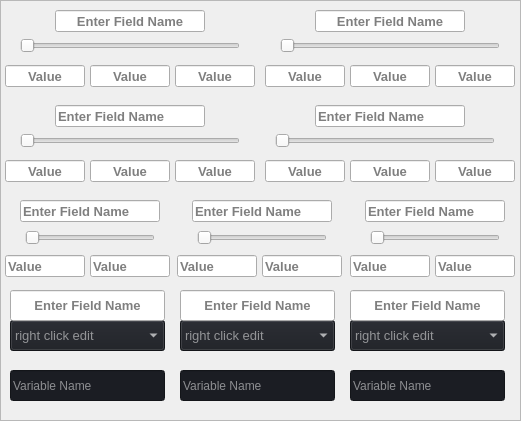
        <widget class="QFrame" name="frame_meta_object">
         <property name="geometry">
          <rect>
           <x>474</x>
           <y>320</y>
           <width>521</width>
           <height>421</height>
          </rect>
         </property>
         <property name="styleSheet">
          <string notr="true">#frame_meta_object{
border: 1px solid rgb(170, 170, 255);
border-radius:15px;}
</string>
         </property>
         <property name="frameShape">
          <enum>QFrame::StyledPanel</enum>
         </property>
         <property name="frameShadow">
          <enum>QFrame::Raised</enum>
         </property>
         <widget class="QFrame" name="frame_11">
          <property name="geometry">
           <rect>
            <x>265</x>
            <y>100</y>
            <width>250</width>
            <height>91</height>
           </rect>
          </property>
          <property name="font">
           <font>
            <family>Segoe UI</family>
           </font>
          </property>
          <property name="styleSheet">
           <string notr="true"/>
          </property>
          <property name="frameShape">
           <enum>QFrame::NoFrame</enum>
          </property>
          <property name="frameShadow">
           <enum>QFrame::Raised</enum>
          </property>
          <widget class="QSlider" name="triple_meta_4">
           <property name="geometry">
            <rect>
             <x>10</x>
             <y>30</y>
             <width>220</width>
             <height>22</height>
            </rect>
           </property>
           <property name="font">
            <font>
             <family>Segoe UI</family>
            </font>
           </property>
           <property name="maximum">
            <number>2</number>
           </property>
           <property name="pageStep">
            <number>1</number>
           </property>
           <property name="orientation">
            <enum>Qt::Horizontal</enum>
           </property>
          </widget>
          <widget class="QLineEdit" name="le_meta_triple_name_4">
           <property name="geometry">
            <rect>
             <x>50</x>
             <y>5</y>
             <width>150</width>
             <height>22</height>
            </rect>
           </property>
           <property name="font">
            <font>
             <pointsize>10</pointsize>
             <bold>true</bold>
            </font>
           </property>
           <property name="text">
            <string/>
           </property>
           <property name="placeholderText">
            <string>Enter Field Name</string>
           </property>
          </widget>
          <widget class="QLineEdit" name="le_meta_triple_4_value_0">
           <property name="geometry">
            <rect>
             <x>0</x>
             <y>60</y>
             <width>80</width>
             <height>22</height>
            </rect>
           </property>
           <property name="font">
            <font>
             <pointsize>10</pointsize>
             <bold>true</bold>
            </font>
           </property>
           <property name="text">
            <string/>
           </property>
           <property name="alignment">
            <set>Qt::AlignCenter</set>
           </property>
           <property name="placeholderText">
            <string>Value</string>
           </property>
          </widget>
          <widget class="QLineEdit" name="le_meta_triple_4_value_1">
           <property name="geometry">
            <rect>
             <x>85</x>
             <y>60</y>
             <width>80</width>
             <height>22</height>
            </rect>
           </property>
           <property name="font">
            <font>
             <pointsize>10</pointsize>
             <bold>true</bold>
            </font>
           </property>
           <property name="text">
            <string/>
           </property>
           <property name="alignment">
            <set>Qt::AlignCenter</set>
           </property>
           <property name="placeholderText">
            <string>Value</string>
           </property>
          </widget>
          <widget class="QLineEdit" name="le_meta_triple_4_value_2">
           <property name="geometry">
            <rect>
             <x>170</x>
             <y>60</y>
             <width>80</width>
             <height>22</height>
            </rect>
           </property>
           <property name="font">
            <font>
             <pointsize>10</pointsize>
             <bold>true</bold>
            </font>
           </property>
           <property name="text">
            <string/>
           </property>
           <property name="alignment">
            <set>Qt::AlignCenter</set>
           </property>
           <property name="placeholderText">
            <string>Value</string>
           </property>
          </widget>
         </widget>
         <widget class="InteractiveCombo" name="cmb_meta_1">
          <property name="geometry">
           <rect>
            <x>10</x>
            <y>320</y>
            <width>155</width>
            <height>31</height>
           </rect>
          </property>
          <property name="font">
           <font>
            <family>Segoe UI</family>
            <pointsize>10</pointsize>
           </font>
          </property>
          <property name="styleSheet">
           <string notr="true">QComboBox { color: white;background-color: rgb(27, 29, 35);}
QComboBox QAbstractItemView {
  color: white;background-color: rgb(27, 29, 35);
}</string>
          </property>
          <property name="currentText">
           <string notr="true"/>
          </property>
          <property name="placeholderText">
           <string>right click edit</string>
          </property>
         </widget>
         <widget class="QLineEdit" name="le_meta_cmb_name_1">
          <property name="geometry">
           <rect>
            <x>10</x>
            <y>290</y>
            <width>155</width>
            <height>31</height>
           </rect>
          </property>
          <property name="font">
           <font>
            <pointsize>10</pointsize>
            <bold>true</bold>
           </font>
          </property>
          <property name="text">
           <string/>
          </property>
          <property name="alignment">
           <set>Qt::AlignCenter</set>
          </property>
          <property name="placeholderText">
           <string>Enter Field Name</string>
          </property>
         </widget>
         <widget class="InteractiveCombo" name="cmb_meta_2">
          <property name="geometry">
           <rect>
            <x>180</x>
            <y>320</y>
            <width>155</width>
            <height>31</height>
           </rect>
          </property>
          <property name="font">
           <font>
            <family>Segoe UI</family>
            <pointsize>10</pointsize>
           </font>
          </property>
          <property name="styleSheet">
           <string notr="true">QComboBox { color: white;background-color: rgb(27, 29, 35);}
QComboBox QAbstractItemView {
  color: white;background-color: rgb(27, 29, 35);
}</string>
          </property>
          <property name="currentText">
           <string notr="true"/>
          </property>
          <property name="placeholderText">
           <string>right click edit</string>
          </property>
         </widget>
         <widget class="QLineEdit" name="le_meta_cmb_name_2">
          <property name="geometry">
           <rect>
            <x>180</x>
            <y>290</y>
            <width>155</width>
            <height>31</height>
           </rect>
          </property>
          <property name="font">
           <font>
            <pointsize>10</pointsize>
            <bold>true</bold>
           </font>
          </property>
          <property name="text">
           <string/>
          </property>
          <property name="alignment">
           <set>Qt::AlignCenter</set>
          </property>
          <property name="placeholderText">
           <string>Enter Field Name</string>
          </property>
         </widget>
         <widget class="InteractiveCombo" name="cmb_meta_3">
          <property name="geometry">
           <rect>
            <x>350</x>
            <y>320</y>
            <width>155</width>
            <height>31</height>
           </rect>
          </property>
          <property name="font">
           <font>
            <family>Segoe UI</family>
            <pointsize>10</pointsize>
           </font>
          </property>
          <property name="styleSheet">
           <string notr="true">QComboBox { color: white;background-color: rgb(27, 29, 35);}
QComboBox QAbstractItemView {
  color: white;background-color: rgb(27, 29, 35);
}</string>
          </property>
          <property name="currentText">
           <string notr="true"/>
          </property>
          <property name="placeholderText">
           <string>right click edit</string>
          </property>
         </widget>
         <widget class="QLineEdit" name="le_meta_cmb_name_3">
          <property name="geometry">
           <rect>
            <x>350</x>
            <y>290</y>
            <width>155</width>
            <height>31</height>
           </rect>
          </property>
          <property name="font">
           <font>
            <pointsize>10</pointsize>
            <bold>true</bold>
           </font>
          </property>
          <property name="text">
           <string/>
          </property>
          <property name="alignment">
           <set>Qt::AlignCenter</set>
          </property>
          <property name="placeholderText">
           <string>Enter Field Name</string>
          </property>
         </widget>
         <widget class="QLineEdit" name="le_meta_input_txt_1">
          <property name="geometry">
           <rect>
            <x>10</x>
            <y>370</y>
            <width>155</width>
            <height>31</height>
           </rect>
          </property>
          <property name="styleSheet">
           <string notr="true">color: white;background-color: rgb(27, 29, 35);</string>
          </property>
          <property name="placeholderText">
           <string>Variable Name</string>
          </property>
         </widget>
         <widget class="QFrame" name="frame_12">
          <property name="geometry">
           <rect>
            <x>5</x>
            <y>100</y>
            <width>250</width>
            <height>91</height>
           </rect>
          </property>
          <property name="font">
           <font>
            <family>Segoe UI</family>
           </font>
          </property>
          <property name="styleSheet">
           <string notr="true"/>
          </property>
          <property name="frameShape">
           <enum>QFrame::NoFrame</enum>
          </property>
          <property name="frameShadow">
           <enum>QFrame::Raised</enum>
          </property>
          <widget class="QSlider" name="triple_meta_3">
           <property name="geometry">
            <rect>
             <x>15</x>
             <y>30</y>
             <width>220</width>
             <height>22</height>
            </rect>
           </property>
           <property name="font">
            <font>
             <family>Segoe UI</family>
            </font>
           </property>
           <property name="maximum">
            <number>2</number>
           </property>
           <property name="pageStep">
            <number>1</number>
           </property>
           <property name="orientation">
            <enum>Qt::Horizontal</enum>
           </property>
          </widget>
          <widget class="QLineEdit" name="le_meta_triple_name_3">
           <property name="geometry">
            <rect>
             <x>50</x>
             <y>5</y>
             <width>150</width>
             <height>22</height>
            </rect>
           </property>
           <property name="font">
            <font>
             <pointsize>10</pointsize>
             <bold>true</bold>
            </font>
           </property>
           <property name="text">
            <string/>
           </property>
           <property name="placeholderText">
            <string>Enter Field Name</string>
           </property>
          </widget>
          <widget class="QLineEdit" name="le_meta_triple_3_value_0">
           <property name="geometry">
            <rect>
             <x>0</x>
             <y>60</y>
             <width>80</width>
             <height>22</height>
            </rect>
           </property>
           <property name="font">
            <font>
             <pointsize>10</pointsize>
             <bold>true</bold>
            </font>
           </property>
           <property name="text">
            <string/>
           </property>
           <property name="alignment">
            <set>Qt::AlignCenter</set>
           </property>
           <property name="placeholderText">
            <string>Value</string>
           </property>
          </widget>
          <widget class="QLineEdit" name="le_meta_triple_3_value_1">
           <property name="geometry">
            <rect>
             <x>85</x>
             <y>60</y>
             <width>80</width>
             <height>22</height>
            </rect>
           </property>
           <property name="font">
            <font>
             <pointsize>10</pointsize>
             <bold>true</bold>
            </font>
           </property>
           <property name="text">
            <string/>
           </property>
           <property name="alignment">
            <set>Qt::AlignCenter</set>
           </property>
           <property name="placeholderText">
            <string>Value</string>
           </property>
          </widget>
          <widget class="QLineEdit" name="le_meta_triple_3_value_2">
           <property name="geometry">
            <rect>
             <x>170</x>
             <y>60</y>
             <width>80</width>
             <height>22</height>
            </rect>
           </property>
           <property name="font">
            <font>
             <pointsize>10</pointsize>
             <bold>true</bold>
            </font>
           </property>
           <property name="text">
            <string/>
           </property>
           <property name="alignment">
            <set>Qt::AlignCenter</set>
           </property>
           <property name="placeholderText">
            <string>Value</string>
           </property>
          </widget>
         </widget>
         <widget class="QLineEdit" name="le_meta_input_txt_2">
          <property name="geometry">
           <rect>
            <x>180</x>
            <y>370</y>
            <width>155</width>
            <height>31</height>
           </rect>
          </property>
          <property name="styleSheet">
           <string notr="true">color: white;background-color: rgb(27, 29, 35);</string>
          </property>
          <property name="placeholderText">
           <string>Variable Name</string>
          </property>
         </widget>
         <widget class="QLineEdit" name="le_meta_input_txt_3">
          <property name="geometry">
           <rect>
            <x>350</x>
            <y>370</y>
            <width>155</width>
            <height>31</height>
           </rect>
          </property>
          <property name="styleSheet">
           <string notr="true">color: white;background-color: rgb(27, 29, 35);</string>
          </property>
          <property name="placeholderText">
           <string>Variable Name</string>
          </property>
         </widget>
         <widget class="QFrame" name="frame_8">
          <property name="geometry">
           <rect>
            <x>5</x>
            <y>200</y>
            <width>170</width>
            <height>81</height>
           </rect>
          </property>
          <property name="font">
           <font>
            <family>Segoe UI</family>
           </font>
          </property>
          <property name="styleSheet">
           <string notr="true"/>
          </property>
          <property name="frameShape">
           <enum>QFrame::NoFrame</enum>
          </property>
          <property name="frameShadow">
           <enum>QFrame::Raised</enum>
          </property>
          <widget class="QSlider" name="duo_meta_1">
           <property name="geometry">
            <rect>
             <x>20</x>
             <y>27</y>
             <width>130</width>
             <height>22</height>
            </rect>
           </property>
           <property name="font">
            <font>
             <family>Segoe UI</family>
            </font>
           </property>
           <property name="maximum">
            <number>1</number>
           </property>
           <property name="orientation">
            <enum>Qt::Horizontal</enum>
           </property>
          </widget>
          <widget class="QLineEdit" name="le_meta_duo_name_1">
           <property name="geometry">
            <rect>
             <x>15</x>
             <y>0</y>
             <width>140</width>
             <height>22</height>
            </rect>
           </property>
           <property name="font">
            <font>
             <pointsize>10</pointsize>
             <bold>true</bold>
            </font>
           </property>
           <property name="text">
            <string/>
           </property>
           <property name="placeholderText">
            <string>Enter Field Name</string>
           </property>
          </widget>
          <widget class="QLineEdit" name="le_meta_duo_1_value_0">
           <property name="geometry">
            <rect>
             <x>0</x>
             <y>55</y>
             <width>80</width>
             <height>22</height>
            </rect>
           </property>
           <property name="font">
            <font>
             <pointsize>10</pointsize>
             <bold>true</bold>
            </font>
           </property>
           <property name="text">
            <string/>
           </property>
           <property name="placeholderText">
            <string>Value</string>
           </property>
          </widget>
          <widget class="QLineEdit" name="le_meta_duo_1_value_1">
           <property name="geometry">
            <rect>
             <x>85</x>
             <y>55</y>
             <width>80</width>
             <height>22</height>
            </rect>
           </property>
           <property name="font">
            <font>
             <pointsize>10</pointsize>
             <bold>true</bold>
            </font>
           </property>
           <property name="text">
            <string/>
           </property>
           <property name="placeholderText">
            <string>Value</string>
           </property>
          </widget>
         </widget>
         <widget class="QFrame" name="frame_9">
          <property name="geometry">
           <rect>
            <x>177</x>
            <y>200</y>
            <width>170</width>
            <height>81</height>
           </rect>
          </property>
          <property name="font">
           <font>
            <family>Segoe UI</family>
           </font>
          </property>
          <property name="styleSheet">
           <string notr="true"/>
          </property>
          <property name="frameShape">
           <enum>QFrame::NoFrame</enum>
          </property>
          <property name="frameShadow">
           <enum>QFrame::Raised</enum>
          </property>
          <widget class="QSlider" name="duo_meta_2">
           <property name="geometry">
            <rect>
             <x>20</x>
             <y>27</y>
             <width>130</width>
             <height>22</height>
            </rect>
           </property>
           <property name="font">
            <font>
             <family>Segoe UI</family>
            </font>
           </property>
           <property name="maximum">
            <number>1</number>
           </property>
           <property name="orientation">
            <enum>Qt::Horizontal</enum>
           </property>
          </widget>
          <widget class="QLineEdit" name="le_meta_duo_name_2">
           <property name="geometry">
            <rect>
             <x>15</x>
             <y>0</y>
             <width>140</width>
             <height>22</height>
            </rect>
           </property>
           <property name="font">
            <font>
             <pointsize>10</pointsize>
             <bold>true</bold>
            </font>
           </property>
           <property name="text">
            <string/>
           </property>
           <property name="placeholderText">
            <string>Enter Field Name</string>
           </property>
          </widget>
          <widget class="QLineEdit" name="le_meta_duo_2_value_0">
           <property name="geometry">
            <rect>
             <x>0</x>
             <y>55</y>
             <width>80</width>
             <height>22</height>
            </rect>
           </property>
           <property name="font">
            <font>
             <pointsize>10</pointsize>
             <bold>true</bold>
            </font>
           </property>
           <property name="text">
            <string/>
           </property>
           <property name="placeholderText">
            <string>Value</string>
           </property>
          </widget>
          <widget class="QLineEdit" name="le_meta_duo_2_value_1">
           <property name="geometry">
            <rect>
             <x>85</x>
             <y>55</y>
             <width>80</width>
             <height>22</height>
            </rect>
           </property>
           <property name="font">
            <font>
             <pointsize>10</pointsize>
             <bold>true</bold>
            </font>
           </property>
           <property name="text">
            <string/>
           </property>
           <property name="placeholderText">
            <string>Value</string>
           </property>
          </widget>
         </widget>
         <widget class="QFrame" name="frame_13">
          <property name="geometry">
           <rect>
            <x>350</x>
            <y>200</y>
            <width>165</width>
            <height>81</height>
           </rect>
          </property>
          <property name="font">
           <font>
            <family>Segoe UI</family>
           </font>
          </property>
          <property name="styleSheet">
           <string notr="true"/>
          </property>
          <property name="frameShape">
           <enum>QFrame::NoFrame</enum>
          </property>
          <property name="frameShadow">
           <enum>QFrame::Raised</enum>
          </property>
          <widget class="QSlider" name="duo_meta_3">
           <property name="geometry">
            <rect>
             <x>20</x>
             <y>27</y>
             <width>130</width>
             <height>22</height>
            </rect>
           </property>
           <property name="font">
            <font>
             <family>Segoe UI</family>
            </font>
           </property>
           <property name="maximum">
            <number>1</number>
           </property>
           <property name="orientation">
            <enum>Qt::Horizontal</enum>
           </property>
          </widget>
          <widget class="QLineEdit" name="le_meta_duo_name_3">
           <property name="geometry">
            <rect>
             <x>15</x>
             <y>0</y>
             <width>140</width>
             <height>22</height>
            </rect>
           </property>
           <property name="font">
            <font>
             <pointsize>10</pointsize>
             <bold>true</bold>
            </font>
           </property>
           <property name="text">
            <string/>
           </property>
           <property name="placeholderText">
            <string>Enter Field Name</string>
           </property>
          </widget>
          <widget class="QLineEdit" name="le_meta_duo_3_value_0">
           <property name="geometry">
            <rect>
             <x>0</x>
             <y>55</y>
             <width>80</width>
             <height>22</height>
            </rect>
           </property>
           <property name="font">
            <font>
             <pointsize>10</pointsize>
             <bold>true</bold>
            </font>
           </property>
           <property name="text">
            <string/>
           </property>
           <property name="placeholderText">
            <string>Value</string>
           </property>
          </widget>
          <widget class="QLineEdit" name="le_meta_duo_3_value_1">
           <property name="geometry">
            <rect>
             <x>85</x>
             <y>55</y>
             <width>80</width>
             <height>22</height>
            </rect>
           </property>
           <property name="font">
            <font>
             <pointsize>10</pointsize>
             <bold>true</bold>
            </font>
           </property>
           <property name="text">
            <string/>
           </property>
           <property name="placeholderText">
            <string>Value</string>
           </property>
          </widget>
         </widget>
         <widget class="QFrame" name="frame_14">
          <property name="geometry">
           <rect>
            <x>265</x>
            <y>5</y>
            <width>250</width>
            <height>91</height>
           </rect>
          </property>
          <property name="font">
           <font>
            <family>Segoe UI</family>
           </font>
          </property>
          <property name="styleSheet">
           <string notr="true"/>
          </property>
          <property name="frameShape">
           <enum>QFrame::NoFrame</enum>
          </property>
          <property name="frameShadow">
           <enum>QFrame::Raised</enum>
          </property>
          <widget class="QSlider" name="triple_meta_2">
           <property name="geometry">
            <rect>
             <x>15</x>
             <y>30</y>
             <width>220</width>
             <height>22</height>
            </rect>
           </property>
           <property name="font">
            <font>
             <family>Segoe UI</family>
            </font>
           </property>
           <property name="maximum">
            <number>2</number>
           </property>
           <property name="pageStep">
            <number>1</number>
           </property>
           <property name="orientation">
            <enum>Qt::Horizontal</enum>
           </property>
          </widget>
          <widget class="QLineEdit" name="le_meta_triple_name_2">
           <property name="geometry">
            <rect>
             <x>50</x>
             <y>5</y>
             <width>150</width>
             <height>22</height>
            </rect>
           </property>
           <property name="font">
            <font>
             <pointsize>10</pointsize>
             <bold>true</bold>
            </font>
           </property>
           <property name="text">
            <string/>
           </property>
           <property name="alignment">
            <set>Qt::AlignCenter</set>
           </property>
           <property name="placeholderText">
            <string>Enter Field Name</string>
           </property>
          </widget>
          <widget class="QLineEdit" name="le_meta_triple_2_value_0">
           <property name="geometry">
            <rect>
             <x>0</x>
             <y>60</y>
             <width>80</width>
             <height>22</height>
            </rect>
           </property>
           <property name="font">
            <font>
             <pointsize>10</pointsize>
             <bold>true</bold>
            </font>
           </property>
           <property name="text">
            <string/>
           </property>
           <property name="alignment">
            <set>Qt::AlignCenter</set>
           </property>
           <property name="placeholderText">
            <string>Value</string>
           </property>
          </widget>
          <widget class="QLineEdit" name="le_meta_triple_2_value_1">
           <property name="geometry">
            <rect>
             <x>85</x>
             <y>60</y>
             <width>80</width>
             <height>22</height>
            </rect>
           </property>
           <property name="font">
            <font>
             <pointsize>10</pointsize>
             <bold>true</bold>
            </font>
           </property>
           <property name="text">
            <string/>
           </property>
           <property name="alignment">
            <set>Qt::AlignCenter</set>
           </property>
           <property name="placeholderText">
            <string>Value</string>
           </property>
          </widget>
          <widget class="QLineEdit" name="le_meta_triple_2_value_2">
           <property name="geometry">
            <rect>
             <x>170</x>
             <y>60</y>
             <width>80</width>
             <height>22</height>
            </rect>
           </property>
           <property name="font">
            <font>
             <pointsize>10</pointsize>
             <bold>true</bold>
            </font>
           </property>
           <property name="text">
            <string/>
           </property>
           <property name="alignment">
            <set>Qt::AlignCenter</set>
           </property>
           <property name="placeholderText">
            <string>Value</string>
           </property>
          </widget>
         </widget>
         <widget class="QFrame" name="frame_15">
          <property name="geometry">
           <rect>
            <x>5</x>
            <y>5</y>
            <width>250</width>
            <height>91</height>
           </rect>
          </property>
          <property name="font">
           <font>
            <family>Segoe UI</family>
           </font>
          </property>
          <property name="styleSheet">
           <string notr="true"/>
          </property>
          <property name="frameShape">
           <enum>QFrame::NoFrame</enum>
          </property>
          <property name="frameShadow">
           <enum>QFrame::Raised</enum>
          </property>
          <widget class="QSlider" name="triple_meta_1">
           <property name="geometry">
            <rect>
             <x>15</x>
             <y>30</y>
             <width>220</width>
             <height>22</height>
            </rect>
           </property>
           <property name="font">
            <font>
             <family>Segoe UI</family>
            </font>
           </property>
           <property name="maximum">
            <number>2</number>
           </property>
           <property name="pageStep">
            <number>1</number>
           </property>
           <property name="orientation">
            <enum>Qt::Horizontal</enum>
           </property>
          </widget>
          <widget class="QLineEdit" name="le_meta_triple_name_1">
           <property name="geometry">
            <rect>
             <x>50</x>
             <y>5</y>
             <width>150</width>
             <height>22</height>
            </rect>
           </property>
           <property name="font">
            <font>
             <pointsize>10</pointsize>
             <bold>true</bold>
            </font>
           </property>
           <property name="text">
            <string/>
           </property>
           <property name="alignment">
            <set>Qt::AlignCenter</set>
           </property>
           <property name="placeholderText">
            <string>Enter Field Name</string>
           </property>
          </widget>
          <widget class="QLineEdit" name="le_meta_triple_1_value_0">
           <property name="geometry">
            <rect>
             <x>0</x>
             <y>60</y>
             <width>80</width>
             <height>22</height>
            </rect>
           </property>
           <property name="font">
            <font>
             <pointsize>10</pointsize>
             <bold>true</bold>
            </font>
           </property>
           <property name="text">
            <string/>
           </property>
           <property name="alignment">
            <set>Qt::AlignCenter</set>
           </property>
           <property name="placeholderText">
            <string>Value</string>
           </property>
          </widget>
          <widget class="QLineEdit" name="le_meta_triple_1_value_1">
           <property name="geometry">
            <rect>
             <x>85</x>
             <y>60</y>
             <width>80</width>
             <height>22</height>
            </rect>
           </property>
           <property name="font">
            <font>
             <pointsize>10</pointsize>
             <bold>true</bold>
            </font>
           </property>
           <property name="text">
            <string/>
           </property>
           <property name="alignment">
            <set>Qt::AlignCenter</set>
           </property>
           <property name="placeholderText">
            <string>Value</string>
           </property>
          </widget>
          <widget class="QLineEdit" name="le_meta_triple_1_value_2">
           <property name="geometry">
            <rect>
             <x>170</x>
             <y>60</y>
             <width>80</width>
             <height>22</height>
            </rect>
           </property>
           <property name="font">
            <font>
             <pointsize>10</pointsize>
             <bold>true</bold>
            </font>
           </property>
           <property name="text">
            <string/>
           </property>
           <property name="alignment">
            <set>Qt::AlignCenter</set>
           </property>
           <property name="placeholderText">
            <string>Value</string>
           </property>
          </widget>
         </widget>
        </widget>
